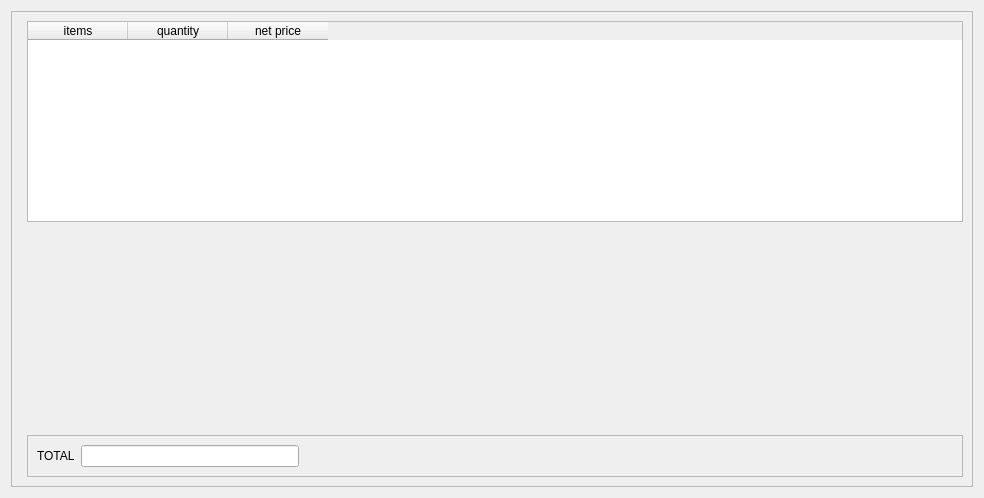
<?xml version="1.0" encoding="UTF-8"?>
<ui version="4.0">
 <class>Details</class>
 <widget class="QDialog" name="Details">
  <property name="geometry">
   <rect>
    <x>0</x>
    <y>0</y>
    <width>984</width>
    <height>498</height>
   </rect>
  </property>
  <property name="windowTitle">
   <string>Details</string>
  </property>
  <layout class="QGridLayout" name="gridLayout_2">
   <item row="0" column="0">
    <widget class="QFrame" name="frame">
     <property name="frameShape">
      <enum>QFrame::StyledPanel</enum>
     </property>
     <property name="frameShadow">
      <enum>QFrame::Raised</enum>
     </property>
     <layout class="QFormLayout" name="formLayout">
      <item row="2" column="1">
       <spacer name="verticalSpacer">
        <property name="orientation">
         <enum>Qt::Vertical</enum>
        </property>
        <property name="sizeHint" stdset="0">
         <size>
          <width>20</width>
          <height>40</height>
         </size>
        </property>
       </spacer>
      </item>
      <item row="3" column="1">
       <widget class="QFrame" name="frame_2">
        <property name="frameShape">
         <enum>QFrame::StyledPanel</enum>
        </property>
        <property name="frameShadow">
         <enum>QFrame::Raised</enum>
        </property>
        <layout class="QGridLayout" name="gridLayout">
         <item row="0" column="2">
          <spacer name="horizontalSpacer_4">
           <property name="orientation">
            <enum>Qt::Horizontal</enum>
           </property>
           <property name="sizeHint" stdset="0">
            <size>
             <width>40</width>
             <height>20</height>
            </size>
           </property>
          </spacer>
         </item>
         <item row="0" column="3">
          <spacer name="horizontalSpacer_3">
           <property name="orientation">
            <enum>Qt::Horizontal</enum>
           </property>
           <property name="sizeHint" stdset="0">
            <size>
             <width>40</width>
             <height>20</height>
            </size>
           </property>
          </spacer>
         </item>
         <item row="0" column="1">
          <widget class="QLineEdit" name="total"/>
         </item>
         <item row="0" column="0">
          <widget class="QLabel" name="totalLabel">
           <property name="text">
            <string>TOTAL</string>
           </property>
          </widget>
         </item>
         <item row="0" column="4">
          <spacer name="horizontalSpacer">
           <property name="orientation">
            <enum>Qt::Horizontal</enum>
           </property>
           <property name="sizeHint" stdset="0">
            <size>
             <width>40</width>
             <height>20</height>
            </size>
           </property>
          </spacer>
         </item>
        </layout>
       </widget>
      </item>
      <item row="1" column="1">
       <widget class="QTableWidget" name="orders">
        <column>
         <property name="text">
          <string>items</string>
         </property>
        </column>
        <column>
         <property name="text">
          <string>quantity</string>
         </property>
        </column>
        <column>
         <property name="text">
          <string>net price</string>
         </property>
        </column>
       </widget>
      </item>
     </layout>
    </widget>
   </item>
  </layout>
 </widget>
 <resources/>
 <connections/>
</ui>
